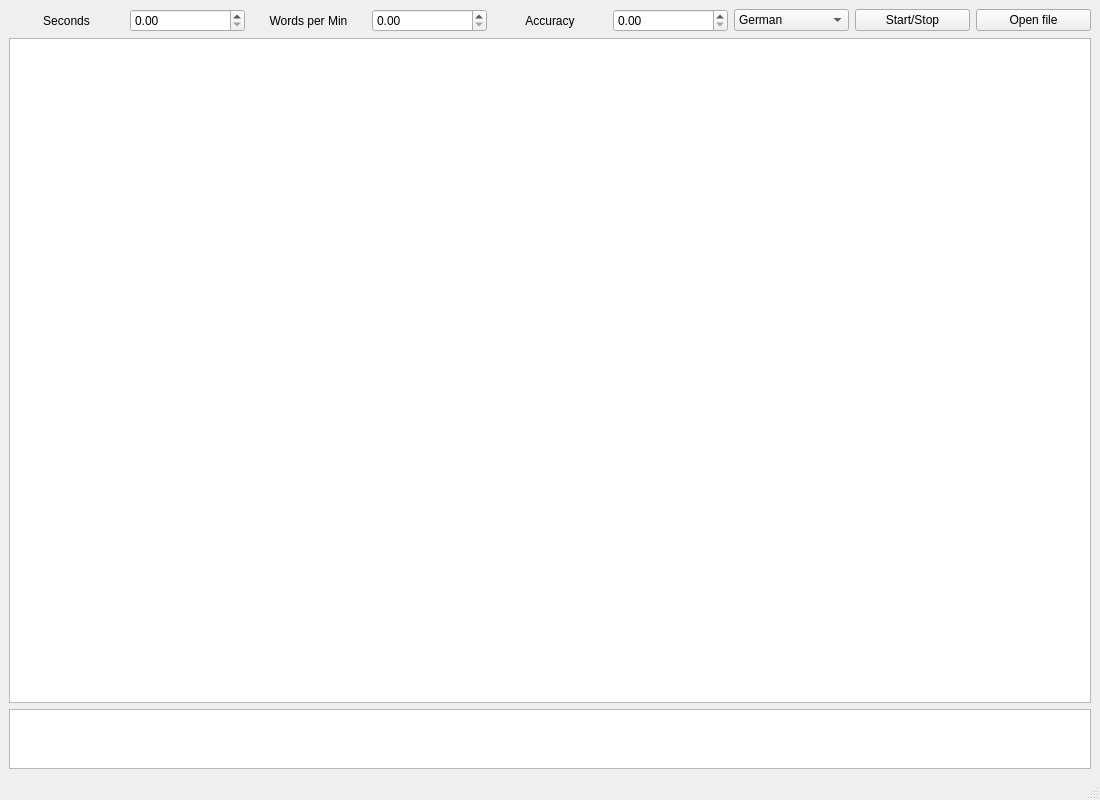
<?xml version="1.0" encoding="UTF-8"?>
<ui version="4.0">
 <class>MainWindow</class>
 <widget class="QMainWindow" name="MainWindow">
  <property name="geometry">
   <rect>
    <x>0</x>
    <y>0</y>
    <width>1100</width>
    <height>800</height>
   </rect>
  </property>
  <property name="minimumSize">
   <size>
    <width>1100</width>
    <height>800</height>
   </size>
  </property>
  <property name="windowTitle">
   <string>MainWindow</string>
  </property>
  <widget class="QWidget" name="centralwidget">
   <layout class="QVBoxLayout" name="verticalLayout">
    <item>
     <layout class="QVBoxLayout" name="editorsLayout">
      <item>
       <layout class="QHBoxLayout" name="horizontalLayout">
        <item>
         <widget class="QLabel" name="startLabel">
          <property name="text">
           <string>Seconds</string>
          </property>
          <property name="alignment">
           <set>Qt::AlignCenter</set>
          </property>
         </widget>
        </item>
        <item>
         <widget class="QDoubleSpinBox" name="timerBox"/>
        </item>
        <item>
         <widget class="QLabel" name="label">
          <property name="text">
           <string>Words per Min</string>
          </property>
          <property name="alignment">
           <set>Qt::AlignCenter</set>
          </property>
         </widget>
        </item>
        <item>
         <widget class="QDoubleSpinBox" name="wordsBox"/>
        </item>
        <item>
         <widget class="QLabel" name="cntrLabel">
          <property name="text">
           <string>Accuracy</string>
          </property>
          <property name="alignment">
           <set>Qt::AlignCenter</set>
          </property>
          <property name="openExternalLinks">
           <bool>false</bool>
          </property>
         </widget>
        </item>
        <item>
         <widget class="QDoubleSpinBox" name="accuracyBox"/>
        </item>
        <item>
         <widget class="QComboBox" name="langBox">
          <property name="currentIndex">
           <number>0</number>
          </property>
          <item>
           <property name="text">
            <string>German</string>
           </property>
          </item>
          <item>
           <property name="text">
            <string>French</string>
           </property>
          </item>
          <item>
           <property name="text">
            <string>Arabic</string>
           </property>
          </item>
          <item>
           <property name="text">
            <string>Chinese</string>
           </property>
          </item>
          <item>
           <property name="text">
            <string>Belarusian</string>
           </property>
          </item>
         </widget>
        </item>
        <item>
         <widget class="QPushButton" name="startBtn">
          <property name="text">
           <string>Start/Stop</string>
          </property>
         </widget>
        </item>
        <item>
         <widget class="QPushButton" name="openBtn">
          <property name="text">
           <string>Open file</string>
          </property>
         </widget>
        </item>
       </layout>
      </item>
      <item>
       <widget class="QTextEdit" name="aimTextEdit">
        <property name="minimumSize">
         <size>
          <width>0</width>
          <height>0</height>
         </size>
        </property>
        <property name="font">
         <font>
          <pointsize>11</pointsize>
          <italic>false</italic>
          <bold>false</bold>
         </font>
        </property>
       </widget>
      </item>
      <item>
       <widget class="QTextEdit" name="checkTextEdit">
        <property name="maximumSize">
         <size>
          <width>16777215</width>
          <height>60</height>
         </size>
        </property>
       </widget>
      </item>
     </layout>
    </item>
   </layout>
  </widget>
  <widget class="QMenuBar" name="menubar">
   <property name="geometry">
    <rect>
     <x>0</x>
     <y>0</y>
     <width>1100</width>
     <height>22</height>
    </rect>
   </property>
  </widget>
  <widget class="QStatusBar" name="statusbar"/>
 </widget>
 <resources/>
 <connections/>
</ui>
